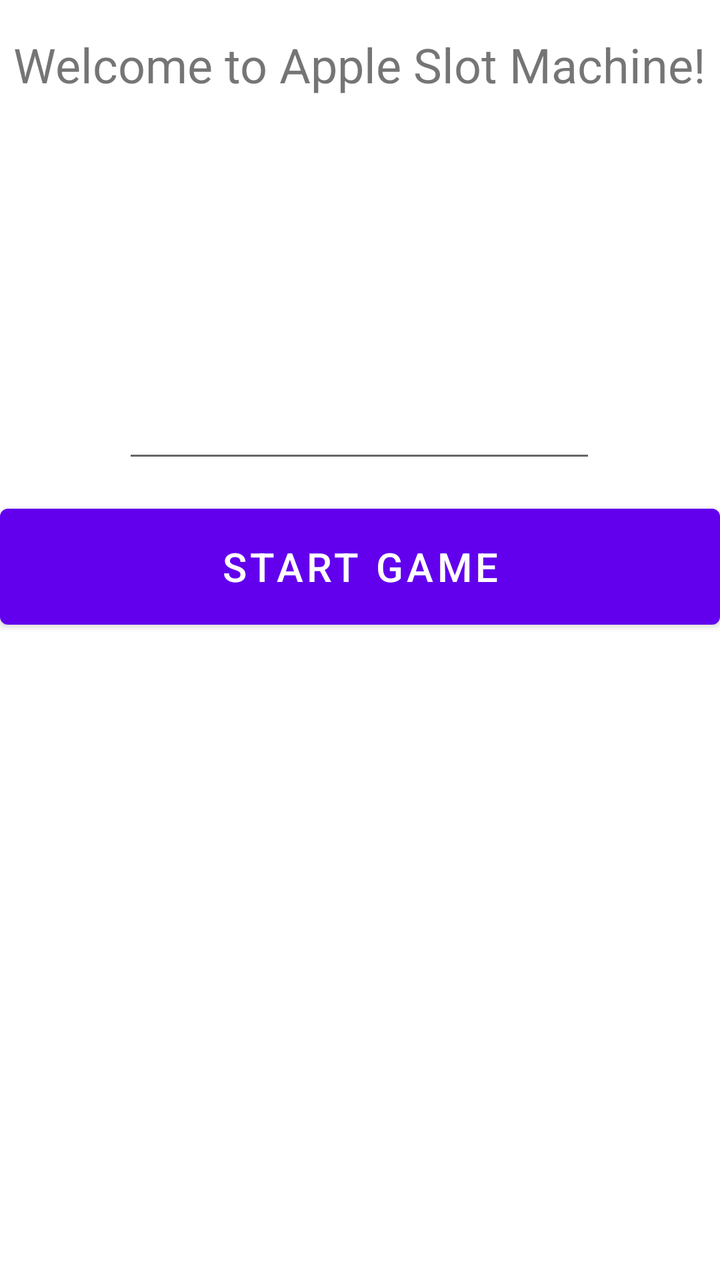
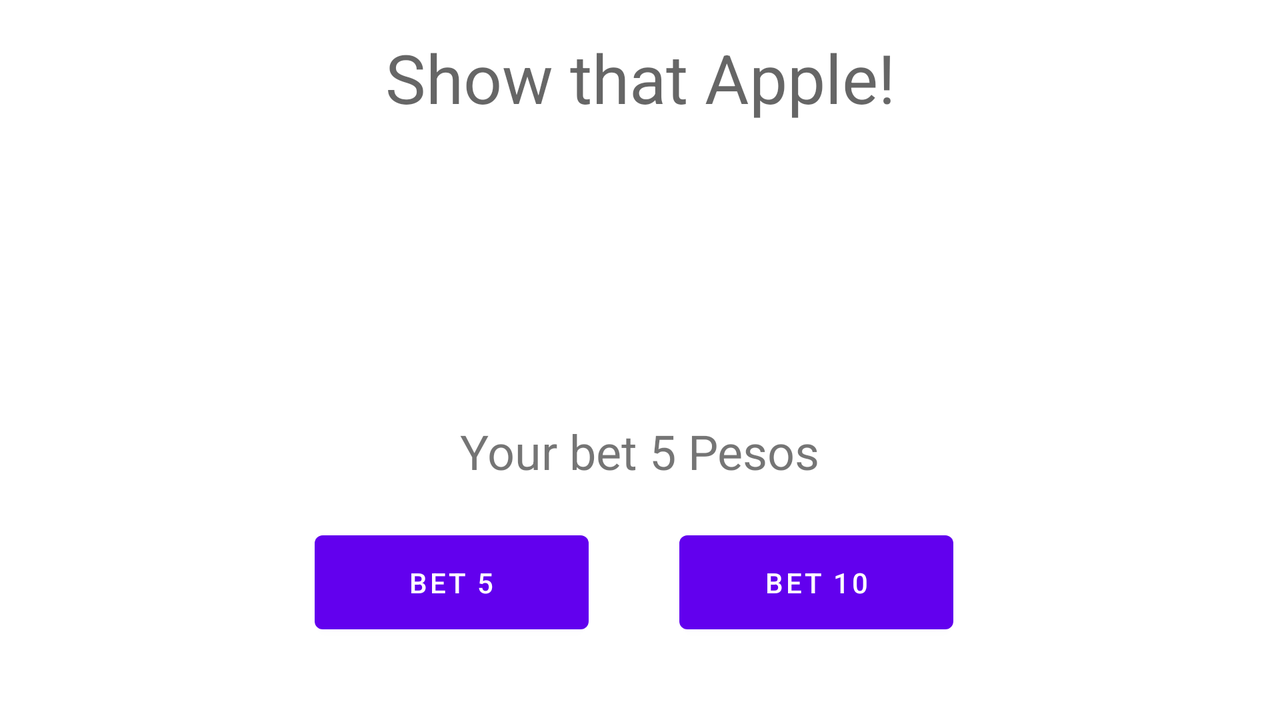

Two renders of one Android screen. The first uses the default layout on a phone; the second uses the alternative layout the repository ships for a different screen configuration, on a matching device. The two XML files are below.
<!-- AndroidManifest.xml: application theme Theme.SlotMachine -->
<!-- res/layout/activity_main.xml -->
<?xml version="1.0" encoding="utf-8"?>
<androidx.constraintlayout.widget.ConstraintLayout xmlns:android="http://schemas.android.com/apk/res/android"
    xmlns:app="http://schemas.android.com/apk/res-auto"
    xmlns:tools="http://schemas.android.com/tools"
    android:layout_width="match_parent"
    android:layout_height="match_parent"
    tools:context=".MainActivity">

    <TextView
        android:id="@+id/txtMain"
        android:layout_width="wrap_content"
        android:layout_height="wrap_content"
        android:layout_marginTop="16dp"
        android:text="@string/Welcome"
        android:textSize="24sp"
        app:layout_constraintEnd_toEndOf="parent"
        app:layout_constraintStart_toStartOf="parent"
        app:layout_constraintTop_toTopOf="parent" />

    <ImageView
        android:id="@+id/imageView"
        android:layout_width="115dp"
        android:layout_height="108dp"
        android:layout_marginTop="20dp"
        app:layout_constraintEnd_toEndOf="parent"
        app:layout_constraintHorizontal_bias="0.499"
        app:layout_constraintStart_toStartOf="parent"
        app:layout_constraintTop_toBottomOf="@+id/txtMain"
        app:srcCompat="@drawable/apple" />

    <Button
        android:id="@+id/btnStart"
        android:layout_width="0dp"
        android:layout_height="70dp"
        android:layout_marginTop="12dp"
        android:text="@string/start"
        android:textSize="20sp"
        app:layout_constraintEnd_toEndOf="parent"
        app:layout_constraintHorizontal_bias="0.0"
        app:layout_constraintStart_toStartOf="parent"
        app:layout_constraintTop_toBottomOf="@+id/editNum" />

    <EditText
        android:id="@+id/editNum"
        android:layout_width="wrap_content"
        android:layout_height="wrap_content"
        android:layout_marginTop="16dp"
        android:ems="10"
        android:inputType="number"
        android:textAlignment="center"
        android:textSize="20sp"
        app:layout_constraintEnd_toEndOf="parent"
        app:layout_constraintHorizontal_bias="0.498"
        app:layout_constraintStart_toStartOf="parent"
        app:layout_constraintTop_toBottomOf="@+id/imageView" />

</androidx.constraintlayout.widget.ConstraintLayout>
<!-- resources referenced by this layout -->
<resources>
  <string name="Welcome">Welcome to Apple Slot Machine!</string>
  <string name="start">Start Game</string>
  <style name="Theme.SlotMachine" parent="Theme.MaterialComponents.DayNight.DarkActionBar">
          
          <item name="colorPrimary">@color/purple_500</item>
          <item name="colorPrimaryVariant">@color/purple_700</item>
          <item name="colorOnPrimary">@color/white</item>
          
          <item name="colorSecondary">@color/teal_200</item>
          <item name="colorSecondaryVariant">@color/teal_700</item>
          <item name="colorOnSecondary">@color/black</item>
          
          <item name="android:statusBarColor">?attr/colorPrimaryVariant</item>
          
      </style>
</resources>
<!-- res/layout-land/activity_main.xml (the repository's variant of the layout above) -->
<!-- drawn on the phone turned sideways -->
<?xml version="1.0" encoding="utf-8"?>
<androidx.constraintlayout.widget.ConstraintLayout xmlns:android="http://schemas.android.com/apk/res/android"
    xmlns:app="http://schemas.android.com/apk/res-auto"
    xmlns:tools="http://schemas.android.com/tools"
    android:layout_width="match_parent"
    android:layout_height="match_parent"
    tools:context=".MainActivity">

    <TextView
        android:id="@+id/TopDisplay"
        android:layout_width="wrap_content"
        android:layout_height="wrap_content"
        android:layout_marginTop="16dp"
        android:text="@string/displayValue"
        android:textAppearance="@style/TextAppearance.AppCompat.Display1"
        app:layout_constraintEnd_toEndOf="parent"
        app:layout_constraintStart_toStartOf="parent"
        app:layout_constraintTop_toTopOf="parent"
        tools:textSize="34sp" />

    <TextView
        android:id="@+id/BetDisplay"
        android:layout_width="wrap_content"
        android:layout_height="wrap_content"
        android:layout_marginTop="16dp"
        android:text="Your bet 5 Pesos"
        android:textSize="24sp"
        app:layout_constraintEnd_toEndOf="parent"
        app:layout_constraintStart_toStartOf="parent"
        app:layout_constraintTop_toBottomOf="@+id/img2" />

    <Button
        android:id="@+id/btnBet10"
        android:layout_width="137dp"
        android:layout_height="59dp"
        android:layout_marginTop="20dp"
        android:text="@string/btnBet"
        app:layout_constraintEnd_toEndOf="parent"
        app:layout_constraintHorizontal_bias="0.675"
        app:layout_constraintStart_toStartOf="parent"
        app:layout_constraintTop_toBottomOf="@+id/BetDisplay" />

    <Button
        android:id="@+id/btnBet5"
        android:layout_width="137dp"
        android:layout_height="59dp"
        android:layout_marginTop="20dp"
        android:text="@string/btnDraw"
        app:layout_constraintEnd_toEndOf="parent"
        app:layout_constraintHorizontal_bias="0.313"
        app:layout_constraintStart_toStartOf="parent"
        app:layout_constraintTop_toBottomOf="@+id/BetDisplay" />

    <ImageView
        android:id="@+id/img2"
        style='@style/ImageSizeLand'
        android:layout_marginTop="12dp"
        app:layout_constraintEnd_toEndOf="parent"
        app:layout_constraintHorizontal_bias="0.499"
        app:layout_constraintStart_toStartOf="parent"
        app:layout_constraintTop_toBottomOf="@+id/TopDisplay"
        app:srcCompat="@drawable/empty"
        tools:srcCompat="@tools:sample/avatars" />

    <ImageView
        android:id="@+id/img3"
        style='@style/ImageSizeLand'
        android:layout_marginTop="12dp"
        app:layout_constraintEnd_toEndOf="parent"
        app:layout_constraintHorizontal_bias="0.787"
        app:layout_constraintStart_toStartOf="parent"
        app:layout_constraintTop_toBottomOf="@+id/TopDisplay"
        app:srcCompat="@drawable/empty"
        tools:srcCompat="@tools:sample/avatars" />

    <ImageView
        android:id="@+id/img1"
        style='@style/ImageSizeLand'
        android:layout_marginTop="12dp"
        app:layout_constraintEnd_toEndOf="parent"
        app:layout_constraintHorizontal_bias="0.191"
        app:layout_constraintStart_toStartOf="parent"
        app:layout_constraintTop_toBottomOf="@+id/TopDisplay"
        app:srcCompat="@drawable/empty"
        tools:srcCompat="@tools:sample/avatars" />

</androidx.constraintlayout.widget.ConstraintLayout>
<!-- resources referenced by the variant -->
<!-- as the phone turned sideways resolves them -->
<resources>
  <string name="btnBet">Bet 10</string>
  <string name="btnDraw">Bet 5</string>
  <string name="displayValue">Show that Apple!</string>
  <style name="ImageSizeLand">
          <item name="android:layout_width">120dp</item>
          <item name="android:layout_height">120dp</item>
      </style>
  <style name="Theme.SlotMachine" parent="Theme.MaterialComponents.DayNight.DarkActionBar">
          
          <item name="colorPrimary">@color/purple_500</item>
          <item name="colorPrimaryVariant">@color/purple_700</item>
          <item name="colorOnPrimary">@color/white</item>
          
          <item name="colorSecondary">@color/teal_200</item>
          <item name="colorSecondaryVariant">@color/teal_700</item>
          <item name="colorOnSecondary">@color/black</item>
          
          <item name="android:statusBarColor">?attr/colorPrimaryVariant</item>
          
      </style>
</resources>
